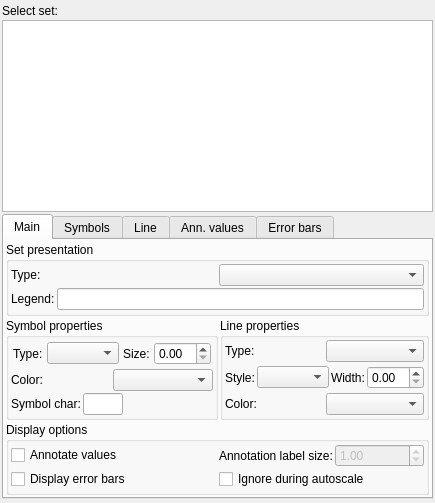
<?xml version="1.0" encoding="UTF-8"?>
<ui version="4.0">
 <class>frmSet_Appearance</class>
 <widget class="QWidget" name="frmSet_Appearance">
  <property name="windowTitle">
   <string>Set Appearance</string>
  </property>
  <layout class="QVBoxLayout" name="layout">
   <property name="spacing"><number>2</number></property>
   <property name="leftMargin"><number>2</number></property>
   <property name="topMargin"><number>2</number></property>
   <property name="rightMargin"><number>2</number></property>
   <property name="bottomMargin"><number>2</number></property>
   <item><widget class="QMenuBar" name="menuBar"/></item>
   <item>
    <widget class="QLabel" name="lblSelSet">
     <property name="text"><string>Select set:</string></property>
    </widget>
   </item>
   <item>
    <widget class="uniSetList" name="listSet">
     <property name="sizePolicy">
      <sizepolicy hsizetype="Expanding" vsizetype="Expanding">
       <horstretch>0</horstretch><verstretch>1</verstretch>
      </sizepolicy>
     </property>
    </widget>
   </item>
   <item>
    <widget class="QTabWidget" name="tabs">
     <property name="sizePolicy">
      <sizepolicy hsizetype="Expanding" vsizetype="Fixed">
       <horstretch>0</horstretch><verstretch>0</verstretch>
      </sizepolicy>
     </property>
     <property name="currentIndex"><number>0</number></property>

     <!-- ===== Main tab ===== -->
     <widget class="QWidget" name="tabPageMain">
      <attribute name="title"><string>Main</string></attribute>
      <layout class="QVBoxLayout" name="mainTabLayout">
       <property name="spacing"><number>2</number></property>
       <property name="leftMargin"><number>2</number></property>
       <property name="topMargin"><number>2</number></property>
       <property name="rightMargin"><number>2</number></property>
       <property name="bottomMargin"><number>2</number></property>
       <item>
        <widget class="QGroupBox" name="fraSetPres">
         <property name="title"><string>Set presentation</string></property>
         <layout class="QVBoxLayout">
          <property name="spacing"><number>2</number></property>
          <property name="leftMargin"><number>2</number></property>
          <property name="topMargin"><number>2</number></property>
          <property name="rightMargin"><number>2</number></property>
          <property name="bottomMargin"><number>2</number></property>
          <item>
           <layout class="QHBoxLayout">
            <property name="spacing"><number>2</number></property>
            <item><widget class="QLabel" name="lblSetType"><property name="text"><string>Type:</string></property></widget></item>
            <item><widget class="QComboBox" name="cmbSetTypeBox"/></item>
           </layout>
          </item>
          <item>
           <layout class="QHBoxLayout">
            <property name="spacing"><number>2</number></property>
            <item><widget class="QLabel" name="lblString"><property name="text"><string>Legend:</string></property></widget></item>
            <item><widget class="QLineEdit" name="ledStringBox"/></item>
           </layout>
          </item>
         </layout>
        </widget>
       </item>
       <item>
        <layout class="QHBoxLayout" name="layoutSymbLine">
         <item>
          <widget class="QGroupBox" name="fraSymbProp">
           <property name="title"><string>Symbol properties</string></property>
           <layout class="QVBoxLayout">
            <property name="spacing"><number>2</number></property>
            <property name="leftMargin"><number>2</number></property>
            <property name="topMargin"><number>2</number></property>
            <property name="rightMargin"><number>2</number></property>
            <property name="bottomMargin"><number>2</number></property>
            <item>
             <widget class="QWidget" name="rowTypeSize">
              <layout class="QHBoxLayout">
               <property name="spacing"><number>4</number></property>
               <property name="leftMargin"><number>2</number></property>
               <property name="topMargin"><number>2</number></property>
               <property name="rightMargin"><number>2</number></property>
               <property name="bottomMargin"><number>2</number></property>
               <item><widget class="QLabel" name="lblSymbType"><property name="text"><string>Type:</string></property></widget></item>
               <item>
                <widget class="PatternComboBox4" name="cmbSymbType">
                 <property name="sizePolicy">
                  <sizepolicy hsizetype="Expanding" vsizetype="Fixed">
                   <horstretch>1</horstretch><verstretch>0</verstretch>
                  </sizepolicy>
                 </property>
                </widget>
               </item>
               <item><widget class="QLabel" name="lblSymbSize"><property name="text"><string>Size:</string></property></widget></item>
               <item>
                <widget class="QDoubleSpinBox" name="spnSymbSize">
                 <property name="minimum"><double>0.000000</double></property>
                 <property name="maximum"><double>10.000000</double></property>
                 <property name="singleStep"><double>1.000000</double></property>
                 <property name="decimals"><number>2</number></property>
                 <property name="maximumWidth"><number>70</number></property>
                </widget>
               </item>
              </layout>
             </widget>
            </item>
            <item>
             <layout class="QHBoxLayout">
              <property name="spacing"><number>2</number></property>
              <item><widget class="QLabel" name="lblSymbColor"><property name="text"><string>Color:</string></property></widget></item>
              <item><widget class="ColorComboBox" name="cmbSymbColorBox"/></item>
             </layout>
            </item>
            <item>
             <layout class="QHBoxLayout">
              <property name="spacing"><number>2</number></property>
              <item><widget class="QLabel" name="lblSymbChar"><property name="text"><string>Symbol char:</string></property></widget></item>
              <item><widget class="QLineEdit" name="selSymbCharBox"><property name="maxLength"><number>1</number></property><property name="alignment"><set>Qt::AlignHCenter</set></property><property name="maximumSize"><size><width>40</width><height>16777215</height></size></property></widget></item>
              <item><spacer><property name="orientation"><enum>Qt::Horizontal</enum></property><property name="sizeHint" stdset="0"><size><width>0</width><height>0</height></size></property></spacer></item>
             </layout>
            </item>
           </layout>
          </widget>
         </item>
         <item>
          <widget class="QGroupBox" name="fraSetLineProp">
           <property name="title"><string>Line properties</string></property>
           <layout class="QVBoxLayout">
            <property name="spacing"><number>2</number></property>
            <property name="leftMargin"><number>2</number></property>
            <property name="topMargin"><number>2</number></property>
            <property name="rightMargin"><number>2</number></property>
            <property name="bottomMargin"><number>2</number></property>
            <item>
             <layout class="QHBoxLayout">
              <property name="spacing"><number>2</number></property>
              <item><widget class="QLabel" name="lblLineType"><property name="text"><string>Type:</string></property></widget></item>
              <item><widget class="QComboBox" name="cmbLineTypeBox"/></item>
             </layout>
            </item>
            <item>
             <widget class="QWidget" name="rowStyleWidth">
              <layout class="QHBoxLayout">
               <property name="spacing"><number>2</number></property>
               <property name="leftMargin"><number>0</number></property>
               <property name="topMargin"><number>0</number></property>
               <property name="rightMargin"><number>0</number></property>
               <property name="bottomMargin"><number>0</number></property>
               <item><widget class="QLabel" name="lblLineStyle"><property name="text"><string>Style:</string></property></widget></item>
               <item><widget class="QComboBox" name="cmbLineStyleBox"/></item>
               <item><widget class="QLabel" name="lblLineWidth"><property name="text"><string>Width:</string></property></widget></item>
               <item><widget class="QDoubleSpinBox" name="spnLineWidthBox"/></item>
              </layout>
             </widget>
            </item>
            <item>
             <layout class="QHBoxLayout">
              <property name="spacing"><number>2</number></property>
              <item><widget class="QLabel" name="lblLineColor"><property name="text"><string>Color:</string></property></widget></item>
              <item><widget class="ColorComboBox" name="cmbLineColorBox"/></item>
             </layout>
            </item>
           </layout>
          </widget>
         </item>
        </layout>
       </item>
       <item>
        <widget class="QGroupBox" name="fraDispOpt">
         <property name="title"><string>Display options</string></property>
         <layout class="QGridLayout">
          <property name="spacing"><number>2</number></property>
          <property name="leftMargin"><number>2</number></property>
          <property name="topMargin"><number>2</number></property>
          <property name="rightMargin"><number>2</number></property>
          <property name="bottomMargin"><number>2</number></property>
          <item row="0" column="0">
           <widget class="QCheckBox" name="chkAnnVal">
            <property name="text"><string>Annotate values</string></property>
           </widget>
          </item>
          <item row="0" column="1">
           <widget class="QWidget" name="rowAnnSize">
            <layout class="QHBoxLayout">
             <property name="spacing"><number>2</number></property>
             <property name="leftMargin"><number>0</number></property>
             <property name="topMargin"><number>0</number></property>
             <property name="rightMargin"><number>0</number></property>
             <property name="bottomMargin"><number>0</number></property>
             <item><widget class="QLabel" name="lblAnnSize"><property name="text"><string>Annotation label size:</string></property></widget></item>
             <item>
              <widget class="QDoubleSpinBox" name="spnAnnValSize">
               <property name="enabled"><bool>false</bool></property>
               <property name="minimum"><double>0.010000</double></property>
               <property name="maximum"><double>10.000000</double></property>
               <property name="singleStep"><double>0.100000</double></property>
               <property name="decimals"><number>2</number></property>
               <property name="value"><double>1.000000</double></property>
               <property name="maximumWidth"><number>70</number></property>
              </widget>
             </item>
            </layout>
           </widget>
          </item>
          <item row="1" column="0">
           <widget class="QCheckBox" name="chkDispErrBars">
            <property name="text"><string>Display error bars</string></property>
           </widget>
          </item>
          <item row="1" column="1">
           <widget class="QCheckBox" name="chkIgnoreInAutoscale">
            <property name="text"><string>Ignore during autoscale</string></property>
           </widget>
          </item>
         </layout>
        </widget>
       </item>
      </layout>
     </widget>

     <!-- ===== Symbols tab ===== -->
     <widget class="QWidget" name="tabPageSymbol">
      <attribute name="title"><string>Symbols</string></attribute>
      <layout class="QVBoxLayout" name="symbolTabLayout">
       <property name="spacing"><number>2</number></property>
       <property name="leftMargin"><number>2</number></property>
       <property name="topMargin"><number>2</number></property>
       <property name="rightMargin"><number>2</number></property>
       <property name="bottomMargin"><number>2</number></property>
       <item>
        <widget class="QGroupBox" name="fraSymbOutl">
         <property name="title"><string>Symbol outline</string></property>
         <layout class="QHBoxLayout">
          <property name="spacing"><number>2</number></property>
          <property name="leftMargin"><number>2</number></property>
          <property name="topMargin"><number>2</number></property>
          <property name="rightMargin"><number>2</number></property>
          <property name="bottomMargin"><number>2</number></property>
          <item>
           <layout class="QHBoxLayout"><property name="spacing"><number>2</number></property>
            <item><widget class="QLabel" name="lblSymbStyle"><property name="text"><string>Style:</string></property></widget></item>
            <item><widget class="QComboBox" name="cmbSymbStyleBox"/></item>
           </layout>
          </item>
          <item>
           <layout class="QHBoxLayout"><property name="spacing"><number>2</number></property>
            <item><widget class="QLabel" name="lblSymbPattern"><property name="text"><string>Pattern:</string></property></widget></item>
            <item><widget class="PatternComboBox3" name="cmbSymbPatternBox"/></item>
           </layout>
          </item>
          <item>
           <layout class="QHBoxLayout"><property name="spacing"><number>2</number></property>
            <item><widget class="QLabel" name="lblSymbWidth"><property name="text"><string>Width:</string></property></widget></item>
            <item><widget class="QDoubleSpinBox" name="spnSymbWidthBox"/></item>
           </layout>
          </item>
         </layout>
        </widget>
       </item>
       <item>
        <widget class="QGroupBox" name="fraSymbFill">
         <property name="title"><string>Symbol fill</string></property>
         <layout class="QHBoxLayout">
          <property name="spacing"><number>2</number></property>
          <property name="leftMargin"><number>2</number></property>
          <property name="topMargin"><number>2</number></property>
          <property name="rightMargin"><number>2</number></property>
          <property name="bottomMargin"><number>2</number></property>
          <item>
           <layout class="QHBoxLayout"><property name="spacing"><number>2</number></property>
            <item><widget class="QLabel" name="lblSymbFillColor"><property name="text"><string>Color:</string></property></widget></item>
            <item><widget class="ColorComboBox" name="cmbSymbFillColorBox"/></item>
           </layout>
          </item>
          <item>
           <layout class="QHBoxLayout"><property name="spacing"><number>2</number></property>
            <item><widget class="QLabel" name="lblSymbFillPattern"><property name="text"><string>Pattern:</string></property></widget></item>
            <item><widget class="PatternComboBox3" name="cmbSymbFillPatternBox"/></item>
           </layout>
          </item>
         </layout>
        </widget>
       </item>
       <item>
        <widget class="QGroupBox" name="fraExtra">
         <property name="title"><string>Extra</string></property>
         <layout class="QHBoxLayout">
          <property name="spacing"><number>2</number></property>
          <property name="leftMargin"><number>2</number></property>
          <property name="topMargin"><number>2</number></property>
          <property name="rightMargin"><number>2</number></property>
          <property name="bottomMargin"><number>2</number></property>
          <item>
           <layout class="QHBoxLayout"><property name="spacing"><number>2</number></property>
            <item><widget class="QLabel" name="lblSymbSkip"><property name="text"><string>Symbol skip:</string></property></widget></item>
            <item><widget class="QSpinBox" name="spnSymbSkipBox"/></item>
           </layout>
          </item>
          <item>
           <layout class="QHBoxLayout"><property name="spacing"><number>2</number></property>
            <item><widget class="QLabel" name="lblSymbFont"><property name="text"><string>Font for symbol:</string></property></widget></item>
            <item><widget class="QPushButton" name="cmbSymbFontBtn"/></item>
            <item><widget class="QComboBox" name="cmbSymbFontBox"/></item>
           </layout>
          </item>
         </layout>
        </widget>
       </item>
       <item>
        <spacer><property name="orientation"><enum>Qt::Vertical</enum></property><property name="sizeHint" stdset="0"><size><width>20</width><height>40</height></size></property></spacer>
       </item>
      </layout>
     </widget>

     <!-- ===== Line tab ===== -->
     <widget class="QWidget" name="tabPageLine">
      <attribute name="title"><string>Line</string></attribute>
      <layout class="QVBoxLayout" name="lineTabLayout">
       <property name="spacing"><number>2</number></property>
       <property name="leftMargin"><number>2</number></property>
       <property name="topMargin"><number>2</number></property>
       <property name="rightMargin"><number>2</number></property>
       <property name="bottomMargin"><number>2</number></property>
       <item>
        <widget class="QGroupBox" name="fraDropLineProp">
         <property name="title"><string>Line properties</string></property>
         <layout class="QHBoxLayout">
          <property name="spacing"><number>2</number></property>
          <property name="leftMargin"><number>2</number></property>
          <property name="topMargin"><number>2</number></property>
          <property name="rightMargin"><number>2</number></property>
          <property name="bottomMargin"><number>2</number></property>
          <item>
           <layout class="QHBoxLayout"><property name="spacing"><number>2</number></property>
            <item><widget class="QLabel" name="lblDropPattern"><property name="text"><string>Pattern:</string></property></widget></item>
            <item><widget class="PatternComboBox3" name="cmbDropPatternBox"/></item>
           </layout>
          </item>
          <item>
           <widget class="QCheckBox" name="chkDrawDropLines">
            <property name="text"><string>Draw drop lines</string></property>
           </widget>
          </item>
         </layout>
        </widget>
       </item>
       <item>
        <widget class="QGroupBox" name="fraFillProp">
         <property name="title"><string>Fill properties</string></property>
         <layout class="QGridLayout">
          <property name="spacing"><number>2</number></property>
          <property name="leftMargin"><number>2</number></property>
          <property name="topMargin"><number>2</number></property>
          <property name="rightMargin"><number>2</number></property>
          <property name="bottomMargin"><number>2</number></property>
          <item row="0" column="0">
           <layout class="QHBoxLayout"><property name="spacing"><number>2</number></property>
            <item><widget class="QLabel" name="lblFillType"><property name="text"><string>Type:</string></property></widget></item>
            <item><widget class="QComboBox" name="cmbFillTypeBox"/></item>
           </layout>
          </item>
          <item row="0" column="1">
           <layout class="QHBoxLayout"><property name="spacing"><number>2</number></property>
            <item><widget class="QLabel" name="lblRule"><property name="text"><string>Rule:</string></property></widget></item>
            <item><widget class="QComboBox" name="cmbRuleBox"/></item>
           </layout>
          </item>
          <item row="1" column="0">
           <layout class="QHBoxLayout"><property name="spacing"><number>2</number></property>
            <item><widget class="QLabel" name="lblAreaFillPattern"><property name="text"><string>Pattern:</string></property></widget></item>
            <item><widget class="PatternComboBox3" name="cmbAreaFillPatternBox"/></item>
           </layout>
          </item>
          <item row="1" column="1">
           <layout class="QHBoxLayout"><property name="spacing"><number>2</number></property>
            <item><widget class="QLabel" name="lblAreaFillColor"><property name="text"><string>Color:</string></property></widget></item>
            <item><widget class="ColorComboBox" name="cmbAreaFillColorBox"/></item>
           </layout>
          </item>
          <item row="2" column="0">
           <layout class="QHBoxLayout"><property name="spacing"><number>2</number></property>
            <item><widget class="QLabel" name="lblSet"><property name="text"><string>Polygon base set:</string></property></widget></item>
            <item><widget class="SetCombo" name="cmbSetBox"/></item>
           </layout>
          </item>
         </layout>
        </widget>
       </item>
       <item>
        <widget class="QGroupBox" name="fraBaseLine">
         <property name="title"><string>Base line</string></property>
         <layout class="QHBoxLayout">
          <property name="spacing"><number>2</number></property>
          <property name="leftMargin"><number>2</number></property>
          <property name="topMargin"><number>2</number></property>
          <property name="rightMargin"><number>2</number></property>
          <property name="bottomMargin"><number>2</number></property>
          <item>
           <widget class="QCheckBox" name="chkDrawLine">
            <property name="text"><string>Draw line</string></property>
           </widget>
          </item>
          <item>
           <layout class="QHBoxLayout"><property name="spacing"><number>2</number></property>
            <item><widget class="QLabel" name="lblBaseType"><property name="text"><string>Type:</string></property></widget></item>
            <item><widget class="QComboBox" name="cmbBaseTypeBox"/></item>
           </layout>
          </item>
         </layout>
        </widget>
       </item>
       <item>
        <spacer><property name="orientation"><enum>Qt::Vertical</enum></property><property name="sizeHint" stdset="0"><size><width>20</width><height>40</height></size></property></spacer>
       </item>
      </layout>
     </widget>

     <!-- ===== Ann. values tab ===== -->
     <widget class="QWidget" name="tabPageAnnVal">
      <attribute name="title"><string>Ann. values</string></attribute>
      <layout class="QVBoxLayout" name="annValTabLayout">
       <property name="spacing"><number>2</number></property>
       <property name="leftMargin"><number>2</number></property>
       <property name="topMargin"><number>2</number></property>
       <property name="rightMargin"><number>2</number></property>
       <property name="bottomMargin"><number>2</number></property>
       <item>
        <widget class="QGroupBox" name="fraTextProp">
         <property name="title"><string>Text properties</string></property>
         <layout class="QGridLayout">
          <property name="spacing"><number>2</number></property>
          <property name="leftMargin"><number>2</number></property>
          <property name="topMargin"><number>2</number></property>
          <property name="rightMargin"><number>2</number></property>
          <property name="bottomMargin"><number>2</number></property>
          <item row="0" column="0">
           <layout class="QHBoxLayout"><property name="spacing"><number>2</number></property>
            <item><widget class="QLabel" name="lblFont"><property name="text"><string>Font:</string></property></widget></item>
            <item><widget class="QPushButton" name="cmbFontBtn"/></item>
            <item><widget class="QComboBox" name="cmbFontBox"/></item>
           </layout>
          </item>
          <item row="0" column="1">
           <layout class="QHBoxLayout"><property name="spacing"><number>2</number></property>
            <item><widget class="QLabel" name="lblAlign"><property name="text"><string>Alignment:</string></property></widget></item>
            <item><widget class="QComboBox" name="selAlignBox"/></item>
           </layout>
          </item>
          <item row="1" column="0">
           <layout class="QHBoxLayout"><property name="spacing"><number>2</number></property>
            <item><widget class="QLabel" name="lblAnnColor"><property name="text"><string>Color:</string></property></widget></item>
            <item><widget class="ColorComboBox" name="cmbAnnColorBox"/></item>
           </layout>
          </item>
          <item row="1" column="1">
           <widget class="QWidget" name="rowAngle">
            <layout class="QHBoxLayout">
             <property name="spacing"><number>2</number></property>
             <property name="leftMargin"><number>2</number></property>
             <property name="topMargin"><number>2</number></property>
             <property name="rightMargin"><number>2</number></property>
             <property name="bottomMargin"><number>2</number></property>
             <item><widget class="QLabel" name="lblAngle"><property name="text"><string>Angle:</string></property></widget></item>
             <item>
              <widget class="QSlider" name="sldFontAngle">
               <property name="minimum"><number>0</number></property>
               <property name="maximum"><number>360</number></property>
               <property name="orientation"><enum>Qt::Horizontal</enum></property>
              </widget>
             </item>
             <item>
              <widget class="QSpinBox" name="spnFontAngle">
               <property name="minimum"><number>0</number></property>
               <property name="maximum"><number>360</number></property>
               <property name="maximumWidth"><number>55</number></property>
              </widget>
             </item>
            </layout>
           </widget>
          </item>
          <item row="2" column="0">
           <layout class="QHBoxLayout"><property name="spacing"><number>2</number></property>
            <item><widget class="QLabel" name="lblPrepend"><property name="text"><string>Prepend:</string></property></widget></item>
            <item><widget class="QLineEdit" name="ledPrependBox"/></item>
           </layout>
          </item>
          <item row="2" column="1">
           <layout class="QHBoxLayout"><property name="spacing"><number>2</number></property>
            <item><widget class="QLabel" name="lblAppend"><property name="text"><string>Append:</string></property></widget></item>
            <item><widget class="QLineEdit" name="ledAppendBox"/></item>
           </layout>
          </item>
         </layout>
        </widget>
       </item>
       <item>
        <widget class="QGroupBox" name="fraFormatOpt">
         <property name="title"><string>Format options</string></property>
         <layout class="QHBoxLayout">
          <property name="spacing"><number>2</number></property>
          <property name="leftMargin"><number>2</number></property>
          <property name="topMargin"><number>2</number></property>
          <property name="rightMargin"><number>2</number></property>
          <property name="bottomMargin"><number>2</number></property>
          <item>
           <layout class="QHBoxLayout"><property name="spacing"><number>2</number></property>
            <item><widget class="QLabel" name="lblAnnValType"><property name="text"><string>Type:</string></property></widget></item>
            <item><widget class="QComboBox" name="cmbAnnValTypeBox"/></item>
           </layout>
          </item>
          <item>
           <layout class="QHBoxLayout"><property name="spacing"><number>2</number></property>
            <item><widget class="QLabel" name="lblPrecision"><property name="text"><string>Precision:</string></property></widget></item>
            <item><widget class="QComboBox" name="cmbPrecisionBox"/></item>
           </layout>
          </item>
          <item>
           <layout class="QHBoxLayout"><property name="spacing"><number>2</number></property>
            <item><widget class="QLabel" name="lblFormat"><property name="text"><string>Format:</string></property></widget></item>
            <item><widget class="QComboBox" name="cmbFormatBox"/></item>
           </layout>
          </item>
         </layout>
        </widget>
       </item>
       <item>
        <widget class="QGroupBox" name="fraPlacement">
         <property name="title"><string>Placement</string></property>
         <layout class="QHBoxLayout">
          <property name="spacing"><number>2</number></property>
          <property name="leftMargin"><number>2</number></property>
          <property name="topMargin"><number>2</number></property>
          <property name="rightMargin"><number>2</number></property>
          <property name="bottomMargin"><number>2</number></property>
          <item>
           <layout class="QHBoxLayout"><property name="spacing"><number>2</number></property>
            <item><widget class="QLabel" name="lblXOffs"><property name="text"><string>X offset:</string></property></widget></item>
            <item><widget class="QLineEdit" name="ledXOffsBox"/></item>
           </layout>
          </item>
          <item>
           <layout class="QHBoxLayout"><property name="spacing"><number>2</number></property>
            <item><widget class="QLabel" name="lblYOffs"><property name="text"><string>Y offset:</string></property></widget></item>
            <item><widget class="QLineEdit" name="ledYOffsBox"/></item>
           </layout>
          </item>
         </layout>
        </widget>
       </item>
      </layout>
     </widget>

     <!-- ===== Error bars tab ===== -->
     <widget class="QWidget" name="tabPageErrBars">
      <attribute name="title"><string>Error bars</string></attribute>
      <layout class="QGridLayout" name="errBarsTabLayout">
       <property name="spacing"><number>2</number></property>
       <property name="leftMargin"><number>2</number></property>
       <property name="topMargin"><number>2</number></property>
       <property name="rightMargin"><number>2</number></property>
       <property name="bottomMargin"><number>2</number></property>
       <item row="0" column="0">
        <widget class="QGroupBox" name="fraCommon">
         <property name="title"><string>Common</string></property>
         <layout class="QVBoxLayout">
          <property name="spacing"><number>2</number></property>
          <property name="leftMargin"><number>2</number></property>
          <property name="topMargin"><number>2</number></property>
          <property name="rightMargin"><number>2</number></property>
          <property name="bottomMargin"><number>2</number></property>
          <item>
           <layout class="QHBoxLayout"><property name="spacing"><number>2</number></property>
            <item><widget class="QLabel" name="lblPlacement"><property name="text"><string>Placement:</string></property></widget></item>
            <item><widget class="QComboBox" name="cmbPlacementBox"/></item>
           </layout>
          </item>
          <item>
           <layout class="QHBoxLayout"><property name="spacing"><number>2</number></property>
            <item><widget class="QLabel" name="lblErrColor"><property name="text"><string>Color:</string></property></widget></item>
            <item><widget class="ColorComboBox" name="cmbErrColorBox"/></item>
           </layout>
          </item>
          <item>
           <layout class="QHBoxLayout"><property name="spacing"><number>2</number></property>
            <item><widget class="QLabel" name="lblErrPattern"><property name="text"><string>Pattern:</string></property></widget></item>
            <item><widget class="PatternComboBox3" name="cmbErrPatternBox"/></item>
           </layout>
          </item>
          <item>
           <layout class="QHBoxLayout"><property name="spacing"><number>2</number></property>
            <item><widget class="QLabel" name="lblConnectErrorBars"><property name="text"><string>Connect errorbars:</string></property></widget></item>
            <item><widget class="QComboBox" name="chkConnectErrorBarsBox"/></item>
           </layout>
          </item>
          <item>
           <widget class="QCheckBox" name="chkShowInLegend">
            <property name="text"><string>Show error bars in legend</string></property>
           </widget>
          </item>
         </layout>
        </widget>
       </item>
       <item row="1" column="0">
        <widget class="QGroupBox" name="fraClipping">
         <property name="title"><string>Clipping</string></property>
         <layout class="QVBoxLayout">
          <property name="spacing"><number>2</number></property>
          <property name="leftMargin"><number>2</number></property>
          <property name="topMargin"><number>2</number></property>
          <property name="rightMargin"><number>2</number></property>
          <property name="bottomMargin"><number>2</number></property>
          <item>
           <widget class="QCheckBox" name="chkArrowClip">
            <property name="text"><string>Arrow clip</string></property>
           </widget>
          </item>
          <item>
           <layout class="QHBoxLayout"><property name="spacing"><number>2</number></property>
            <item><widget class="QLabel" name="lblMaxLength"><property name="text"><string>Max length:</string></property></widget></item>
            <item><widget class="QDoubleSpinBox" name="spnMaxLengthBox"/></item>
           </layout>
          </item>
         </layout>
        </widget>
       </item>
       <item row="0" column="1">
        <widget class="QGroupBox" name="fraBarLine">
         <property name="title"><string>Bar line</string></property>
         <layout class="QVBoxLayout">
          <property name="spacing"><number>2</number></property>
          <property name="leftMargin"><number>2</number></property>
          <property name="topMargin"><number>2</number></property>
          <property name="rightMargin"><number>2</number></property>
          <property name="bottomMargin"><number>2</number></property>
          <item>
           <widget class="QWidget" name="rowBarSize">
            <layout class="QHBoxLayout">
             <property name="spacing"><number>2</number></property>
             <property name="leftMargin"><number>2</number></property>
             <property name="topMargin"><number>2</number></property>
             <property name="rightMargin"><number>2</number></property>
             <property name="bottomMargin"><number>2</number></property>
             <item><widget class="QLabel" name="lblBarSize"><property name="text"><string>Size:</string></property></widget></item>
             <item>
              <widget class="QDoubleSpinBox" name="spnBarSize">
               <property name="minimum"><double>0.000000</double></property>
               <property name="maximum"><double>10.000000</double></property>
               <property name="singleStep"><double>1.000000</double></property>
               <property name="decimals"><number>2</number></property>
              </widget>
             </item>
            </layout>
           </widget>
          </item>
          <item>
           <layout class="QHBoxLayout"><property name="spacing"><number>2</number></property>
            <item><widget class="QLabel" name="lblbarWidth"><property name="text"><string>Width:</string></property></widget></item>
            <item><widget class="QDoubleSpinBox" name="spnbarWidthBox"/></item>
           </layout>
          </item>
          <item>
           <layout class="QHBoxLayout"><property name="spacing"><number>2</number></property>
            <item><widget class="QLabel" name="lblBarStyle"><property name="text"><string>Style:</string></property></widget></item>
            <item><widget class="QComboBox" name="cmbBarStyleBox"/></item>
           </layout>
          </item>
         </layout>
        </widget>
       </item>
       <item row="1" column="1">
        <widget class="QGroupBox" name="fraRiserLine">
         <property name="title"><string>Riser line</string></property>
         <layout class="QVBoxLayout">
          <property name="spacing"><number>2</number></property>
          <property name="leftMargin"><number>2</number></property>
          <property name="topMargin"><number>2</number></property>
          <property name="rightMargin"><number>2</number></property>
          <property name="bottomMargin"><number>2</number></property>
          <item>
           <layout class="QHBoxLayout"><property name="spacing"><number>2</number></property>
            <item><widget class="QLabel" name="lblRiserWidth"><property name="text"><string>Width:</string></property></widget></item>
            <item><widget class="QDoubleSpinBox" name="spnRiserWidthBox"/></item>
           </layout>
          </item>
          <item>
           <layout class="QHBoxLayout"><property name="spacing"><number>2</number></property>
            <item><widget class="QLabel" name="lblRiserStyle"><property name="text"><string>Style:</string></property></widget></item>
            <item><widget class="QComboBox" name="cmbRiserStyleBox"/></item>
           </layout>
          </item>
         </layout>
        </widget>
       </item>
       <item row="2" column="0" colspan="2">
        <spacer><property name="orientation"><enum>Qt::Vertical</enum></property><property name="sizeHint" stdset="0"><size><width>20</width><height>20</height></size></property></spacer>
       </item>
      </layout>
     </widget>

    </widget>
   </item>
   <item><widget class="stdButtonGroup" name="buttonGroup"/></item>
  </layout>
 </widget>
 <customwidgets>
  <customwidget><class>uniSetList</class><extends>QListWidget</extends><header>fundamentals.h</header></customwidget>
  <customwidget><class>stdButtonGroup</class><extends>QWidget</extends><header>fundamentals.h</header></customwidget>
  <customwidget><class>PatternComboBox4</class><extends>QComboBox</extends><header>fundamentals.h</header></customwidget>
  <customwidget><class>PatternComboBox3</class><extends>QComboBox</extends><header>fundamentals.h</header></customwidget>
  <customwidget><class>ColorComboBox</class><extends>QComboBox</extends><header>fundamentals.h</header></customwidget>
  <customwidget><class>SetCombo</class><extends>QComboBox</extends><header>fundamentals.h</header></customwidget>
 </customwidgets>
 <resources/>
 <connections/>
</ui>
